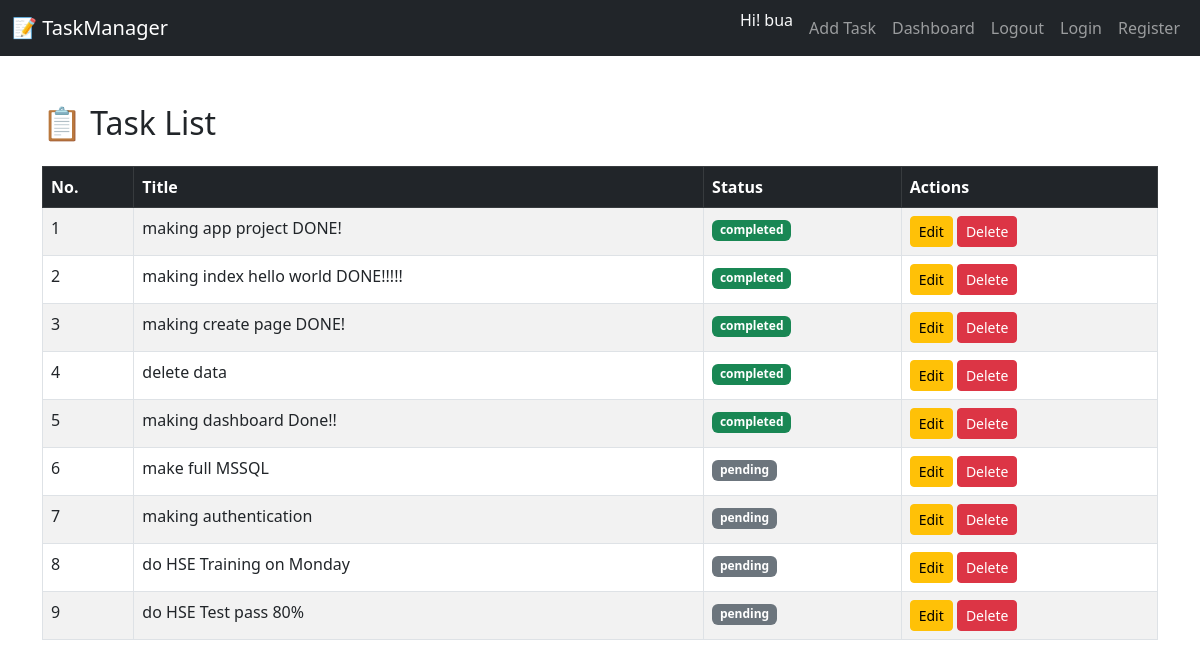
Screenshot of / (signed in) with the database file from the repository.
### models/user.py (models this page shows)
class User(UserMixin, db.Model):
    id = db.Column(db.Integer, primary_key=True)
    username = db.Column(db.String(100), unique=True, nullable=False)
    password = db.Column(db.String(100), nullable=False)

### models/task.py (models this page shows)
class Task(db.Model):
    id = db.Column(db.Integer, primary_key=True)
    title = db.Column(db.String(100), nullable=False)
    status = db.Column(db.String(20), nullable=False)

### routes/task_routes.py (the view)
@task_bp.route('/')
def index():
    tasks = Task.query.all()
    return render_template('index.html', tasks=tasks)

### app.py (called while the page is built)
@login_manager.user_loader
def load_user(user_id):
    return User.query.get(int(user_id))

### templates/index.html (shortened to what this page needs)
{% extends 'base.html' %}
{% block content %}
<h2 class="mb-4">📋 Task List</h2>
<table class="table table-striped table-bordered">
  <thead class="table-dark">
    <tr>
      <th>No.</th>
      <th>Title</th>
      <th>Status</th>
      <th>Actions</th>
    </tr>
  </thead>
  <tbody>
    {% for task in tasks %}
    <tr>
      <td>{{ loop.index }}</td>
      <td>{{ task.title }}</td>
      <td>
        <span class="badge bg-{{ 'success' if task.status == 'completed' else 'secondary' }}">
          {{ task.status }}
        </span>
      </td>
      <td>
        <a href="/update/{{ task.id }}" class="btn btn-sm btn-warning">Edit</a>
        <a href="/delete/{{ task.id }}" class="btn btn-sm btn-danger" onclick="return confirm('Delete this task?')">Delete</a>
      </td>
    </tr>
    {% endfor %}
  </tbody>
</table>
{% endblock %}

### templates/navbar.html (shortened to what this page needs)
<nav class="navbar navbar-expand-lg navbar-dark bg-dark">
  <div class="container-fluid">
    <a class="navbar-brand" href="/">📝 TaskManager</a>
    <div class="collapse navbar-collapse" id="navbarNav">
      <ul class="navbar-nav ms-auto">
          {% if current_user.is_authenticated %}
          <li class="nav-item">
            <span class="navbar-text text-light me-2">Hi! {{ current_user.username }}</span>
          </li>
          {% endif %}
          <li class="nav-item"><a class="nav-link" href="/create">Add Task</a></li>
          <li class="nav-item"><a class="nav-link" href="/dashboard">Dashboard</a></li>
          <li class="nav-item"><a class="nav-link" href="/logout">Logout</a></li>
          <li class="nav-item"><a class="nav-link" href="/login">Login</a></li>
          <li class="nav-item"><a class="nav-link" href="/register">Register</a></li>
      </ul>
    </div>
  </div>
</nav>

### rows the page displays
User: username "bua"
Task: title "making app project DONE!", status "completed"
Task: title "making index hello world DONE!!!!!", status "completed"
Task: title "making create page DONE!", status "completed"
Task: title "delete data", status "completed"
Task: title "making dashboard Done!!", status "completed"
Task: title "make full MSSQL", status "pending"
Task: title "making authentication", status "pending"
Task: title "do HSE Training on Monday", status "pending"
Task: title "do HSE Test pass 80%", status "pending"
